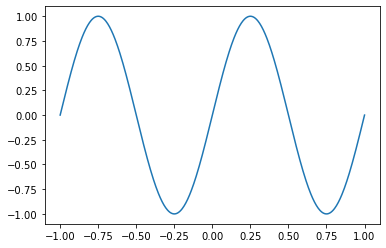

Write Python code to recreate this figure.
import numpy as np
import matplotlib.pyplot as plt
x = 6
pow(x,2)
#print(pow(x,2))
theta = 30
np.sin(30)
#print(np.sin(30))
np.cos(30)
#print(np.cos(30))
meshPoints = np.linspace(-1,1,500)
#print(meshPoints)
meshPoints[53]
print(meshPoints[53])
plt.plot(meshPoints,np.sin(2*np.pi*meshPoints))
plt.show()
